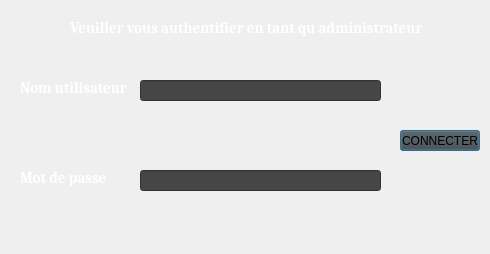
<?xml version="1.0" encoding="UTF-8"?>
<ui version="4.0">
 <class>authen</class>
 <widget class="QDialog" name="authen">
  <property name="geometry">
   <rect>
    <x>0</x>
    <y>0</y>
    <width>490</width>
    <height>254</height>
   </rect>
  </property>
  <property name="windowTitle">
   <string>authentification</string>
  </property>
  <widget class="QLabel" name="label">
   <property name="geometry">
    <rect>
     <x>70</x>
     <y>20</y>
     <width>371</width>
     <height>16</height>
    </rect>
   </property>
   <property name="font">
    <font>
     <family>Cambria</family>
     <pointsize>11</pointsize>
     <weight>75</weight>
     <bold>true</bold>
    </font>
   </property>
   <property name="styleSheet">
    <string notr="true">color: rgb(255, 255, 255);</string>
   </property>
   <property name="text">
    <string>Veuiller vous authentifier en tant qu administrateur</string>
   </property>
  </widget>
  <widget class="QLineEdit" name="password">
   <property name="geometry">
    <rect>
     <x>140</x>
     <y>170</y>
     <width>241</width>
     <height>21</height>
    </rect>
   </property>
   <property name="styleSheet">
    <string notr="true">background-color: rgb(70, 70, 70);</string>
   </property>
   <property name="echoMode">
    <enum>QLineEdit::Password</enum>
   </property>
  </widget>
  <widget class="QLabel" name="fond">
   <property name="geometry">
    <rect>
     <x>0</x>
     <y>10</y>
     <width>501</width>
     <height>271</height>
    </rect>
   </property>
   <property name="text">
    <string/>
   </property>
   <property name="pixmap">
    <pixmap resource="../../Documents/Menu/fond2.qrc">:/menu/fond/Fond2.png</pixmap>
   </property>
   <property name="scaledContents">
    <bool>true</bool>
   </property>
  </widget>
  <widget class="QLineEdit" name="username">
   <property name="geometry">
    <rect>
     <x>140</x>
     <y>80</y>
     <width>241</width>
     <height>21</height>
    </rect>
   </property>
   <property name="styleSheet">
    <string notr="true">background-color: rgb(70, 70, 70);</string>
   </property>
  </widget>
  <widget class="QLabel" name="label_2">
   <property name="geometry">
    <rect>
     <x>20</x>
     <y>80</y>
     <width>121</width>
     <height>16</height>
    </rect>
   </property>
   <property name="font">
    <font>
     <family>Cambria</family>
     <pointsize>11</pointsize>
     <weight>75</weight>
     <bold>true</bold>
    </font>
   </property>
   <property name="styleSheet">
    <string notr="true">color: rgb(255, 255, 255);</string>
   </property>
   <property name="text">
    <string>Nom utilisateur</string>
   </property>
  </widget>
  <widget class="QPushButton" name="connecter">
   <property name="geometry">
    <rect>
     <x>400</x>
     <y>130</y>
     <width>80</width>
     <height>21</height>
    </rect>
   </property>
   <property name="styleSheet">
    <string notr="true">background-color: rgb(70, 70, 70);</string>
   </property>
   <property name="text">
    <string>CONNECTER</string>
   </property>
  </widget>
  <widget class="QPushButton" name="pushButton_2">
   <property name="geometry">
    <rect>
     <x>360</x>
     <y>290</y>
     <width>80</width>
     <height>21</height>
    </rect>
   </property>
   <property name="styleSheet">
    <string notr="true">background-color: rgb(70, 70, 70);</string>
   </property>
   <property name="text">
    <string>Creer un ?</string>
   </property>
  </widget>
  <widget class="QPushButton" name="pushButton_3">
   <property name="geometry">
    <rect>
     <x>100</x>
     <y>290</y>
     <width>201</width>
     <height>21</height>
    </rect>
   </property>
   <property name="styleSheet">
    <string notr="true">background-color: rgb(70, 70, 70);</string>
   </property>
   <property name="text">
    <string>Mot de passe ou nom utilisateur oublier</string>
   </property>
  </widget>
  <widget class="QLabel" name="label_4">
   <property name="geometry">
    <rect>
     <x>20</x>
     <y>170</y>
     <width>121</width>
     <height>16</height>
    </rect>
   </property>
   <property name="font">
    <font>
     <family>Cambria</family>
     <pointsize>11</pointsize>
     <weight>75</weight>
     <bold>true</bold>
    </font>
   </property>
   <property name="styleSheet">
    <string notr="true">color: rgb(255, 255, 255);</string>
   </property>
   <property name="text">
    <string>Mot de passe</string>
   </property>
  </widget>
  <zorder>fond</zorder>
  <zorder>label</zorder>
  <zorder>password</zorder>
  <zorder>username</zorder>
  <zorder>label_2</zorder>
  <zorder>connecter</zorder>
  <zorder>pushButton_2</zorder>
  <zorder>pushButton_3</zorder>
  <zorder>label_4</zorder>
 </widget>
 <resources>
  <include location="../../Documents/Menu/fond2.qrc"/>
 </resources>
 <connections/>
</ui>
